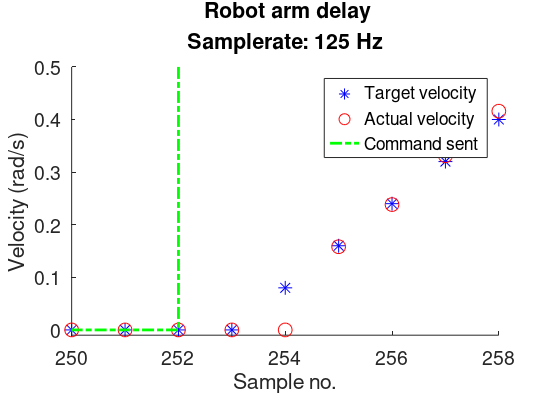
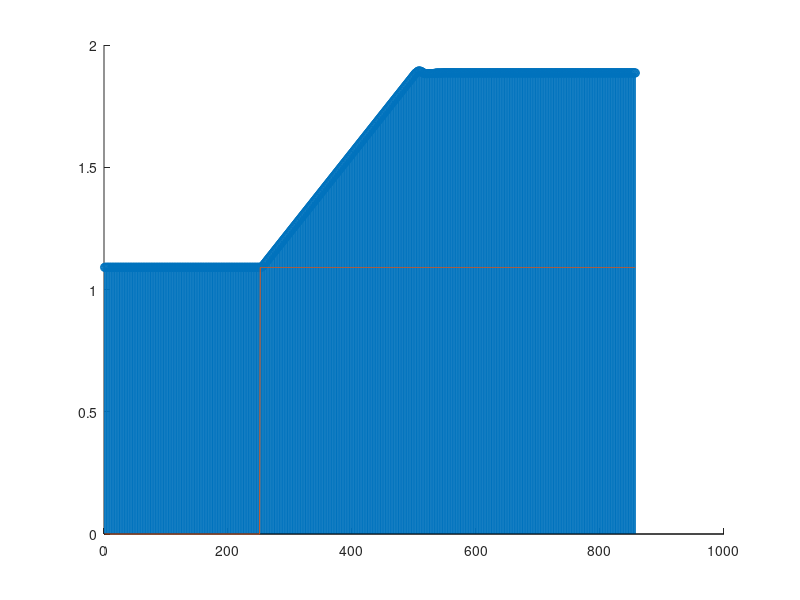
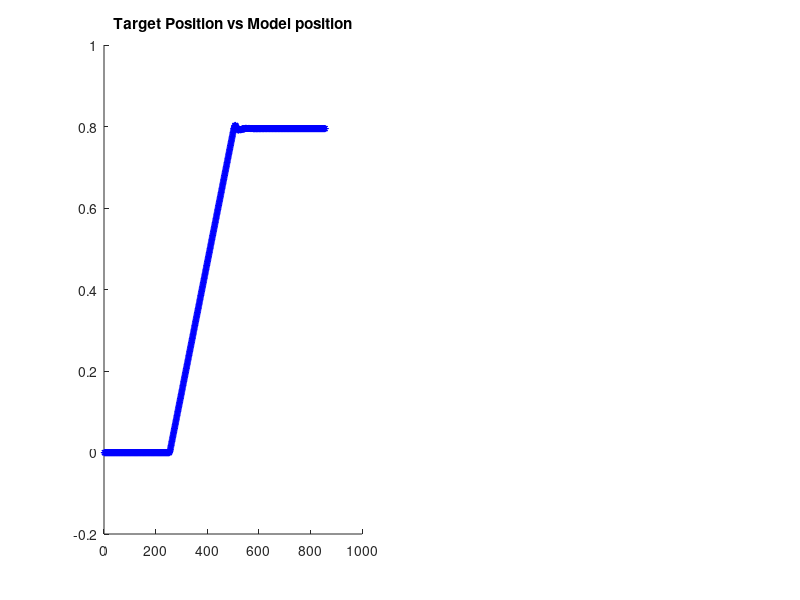

MATLAB code for these plots, in order: (Note: this script raises an error after producing the figures.)
clc;
format short
load delayLog.txt;

%delayLog = delayLog(240:270,:);

qActual = delayLog(:,3:8); % Actual Position
qdActual = delayLog(:,9:14); %Actual  Velocity
qddTarget = delayLog(:,15:20); % Target acc
qdTarget = delayLog(:,21:26); % Target vel
qTarget = delayLog(:,27:32); % Target pos
test01 = delayLog(:,33);


qddActual = diff(qdActual)/0.008;

robotTime = delayLog(:,1);

%Systime
sysTime = delayLog(:,2);

disp('Avg. delay, ms')
a = mean(diff(sysTime))/1000

disp('In Hz')
1/(a/1000)

%% Compare actual/target velcity and actual/taget acc.
% GENERATES: network-delay.eps
close all;
f = figure();
set(f,'name','Network delay','numbertitle','off')
hold all
title({'\bf Robot arm delay', 'Samplerate: 125 Hz'},'FontSize',16)
plot(qdTarget(:,1),'*b','MarkerSize',10)
plot(qdActual(:,1),'or','MarkerSize',10)
stairs(test01,'g-.','LineWidth',2)
legend('Target velocity','Actual velocity','Command sent')
xlim([250 258]);
ylim([-0.01 0.5])
set(gca,'fontsize',14); % Font size for labels etc.
xlabel('Sample no.');
ylabel('Velocity (rad/s)');
set(gcf,'paperunits','centimeters','Paperposition',[0 0 14 10])
saveas(gcf,'export/network-delay','epsc')
hold off


% f = figure()
% hold all
% set(f,'name','Acc','numbertitle','off')
% plot(qddTarget(:,1),'x')
% plot(qddActual(:,1),'o')
% plot(test01)
% legend('Target acc','Actual acc')
% xlim([248 266]);
% ylim([-0.6 1.5])
% hold off


%%
%Comparing velocity and acc

f = figure()
set(f,'name','Position','numbertitle','off')
hold all
stem(qTarget(:,1))
plot(test01*1.09)
hold off


%% Testing our model of the robot

%Plot position and model.. 
% Might want to run ../Model01/model01.m first
stepsize = 0.4; %rad/s
offset = 1.091; %Offset in actual position



f = figure()
set(f,'name','Position','numbertitle','off')
subplot(1,2,1);
hold all
title('Target Position vs Model position')
plot(qTarget(:,1)-offset,'*b','MarkerSize',5)

%opt = stepDataOptions('InputOffset',1000);
s = step(dPlantDelay,3);
svector = [zeros(1,250) s'];
svector = svector*0.4;
plot(svector ,'rx')

%plot(test01)
legend('Target position','Model position')
xlim([248 550]);
ylim([-0.03 1])
xlabel('Sample no.');
ylabel('Relative position [rad]')
hold off


subplot(1,2,2);
hold all
title('Close up')
plot(qTarget(:,1)-offset,'*')

%opt = stepDataOptions('InputOffset',1000);
s = step(dPlantDelay,3);
svector = [zeros(1,250) s'];
svector = svector*0.4;
plot(svector ,'rx')

stairs(test01*0.02,'g-.','LineWidth',2)
legend('Target position','Model position','Step')
xlim([249 265]);
%ylim([-0.03 1])
xlabel('Sample no.');
ylabel('Relative position [rad]')
hold off

set(gcf,'paperunits','centimeters','Paperposition',[0 0 16 10])
saveas(gcf,'../../model01compare.eps','psc2')